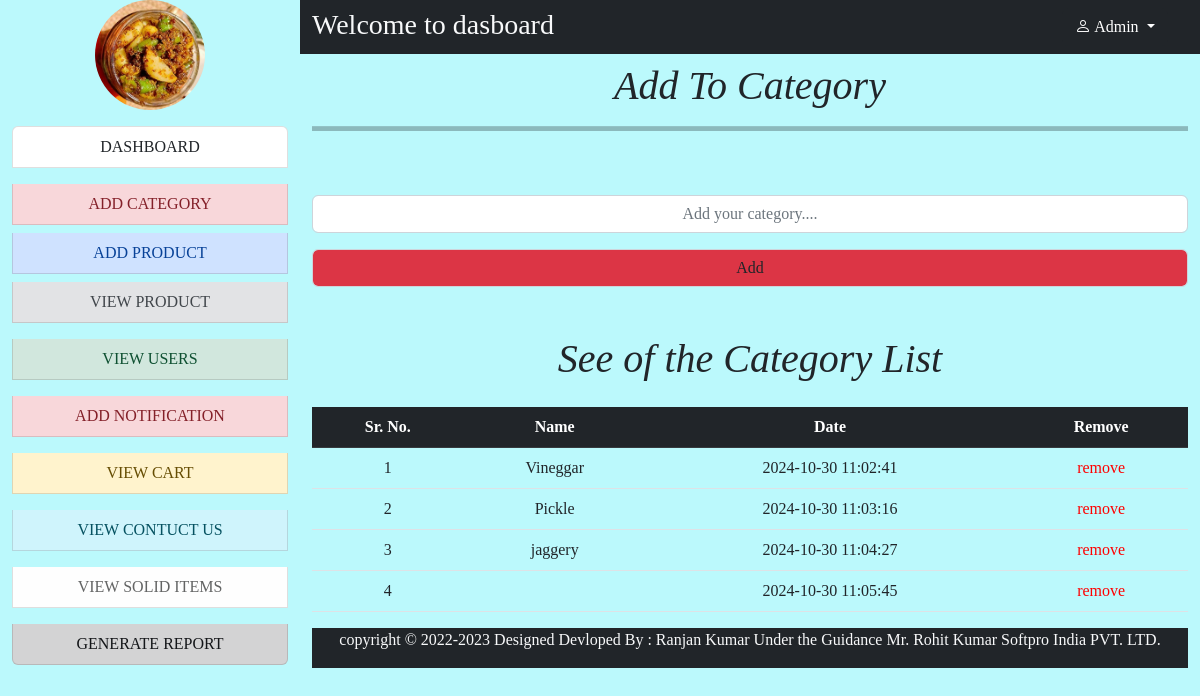
Screenshot of /admin/category.php with the database file from the repository.
### tables this page shows
CREATE TABLE `tbl_category` (
  `cat_id` int(11) NOT NULL,
  `name` varchar(60) NOT NULL,
  `date` varchar(20) NOT NULL
);

### admin/category.php (the view)
<?php
include("all_dashboard.php");
include("connection.php");
$query = "select * from tbl_category";
$res = mysqli_query($con, $query);
?>
<div class="col-sm-12">
    <h1 class="text-center mt-2"><i>Add To Category</i></h1>
    <hr style="height:5px; background-color:black">
</div>
<div class="row">
    <div class="col-sm-12">
        <form action="category_code.php" method="post">
            <input class="form-control text-center mt-5" type="text" placeholder="Add your category...." name="category">
            <input class="form-control text-center bg-danger mt-3" type="submit" value="Add">
        </form>
    </div>
</div>
<div class="row text-center mt-5">
    <div class="col-sm-12">
        <h1><cite>See of the Category List</cite></h1>
    </div>
</div>
<table class="table text-center mt-3">
    <thead class="table-dark">
        <tr>
            <th>Sr. No.</th>
            <th>Name</th>
            <th>Date</th>
            <th>Remove</th>
        </tr>
    </thead>
    <tbody>
        <?php
        $a = 1;
        while ($row = mysqli_fetch_array($res)) {
        ?>
            <tr>
                <td><?php echo $a; ?></td>
                <td><?php echo $row['name']; ?></td>
                <td><?php echo $row['date']; ?></td>
                <td><a href="cat_delete.php?id=<?php echo $row['cat_id']; ?>" style="text-decoration:none;color:red;">remove</a></td>
            </tr>
    </tbody>
<?php
            $a++;
        }
?>
</table>
<div class="row bg-dark text-center text-light mx-0">
    <div class="col-sm-12">
        <p>copyright &copy; 2022-2023 Designed Devloped By : Ranjan Kumar Under the Guidance Mr. Rohit Kumar Softpro India PVT. LTD.</p>
    </div>
</div>
</div>
</body>
</html>

### assets/cs/style.css (style rules this page uses)
body { background:rgba(0,0,0,.5); font-family:Josefin Sans; }

### admin/all_dashboard.php (style rules this page uses)
body { background-color: #BBF9FC; }

### rows the page displays
tbl_category: name "Vineggar", date "2024-10-30 11:02:41"
tbl_category: name "Pickle", date "2024-10-30 11:03:16"
tbl_category: name "jaggery", date "2024-10-30 11:04:27"
tbl_category: date "2024-10-30 11:05:45"
